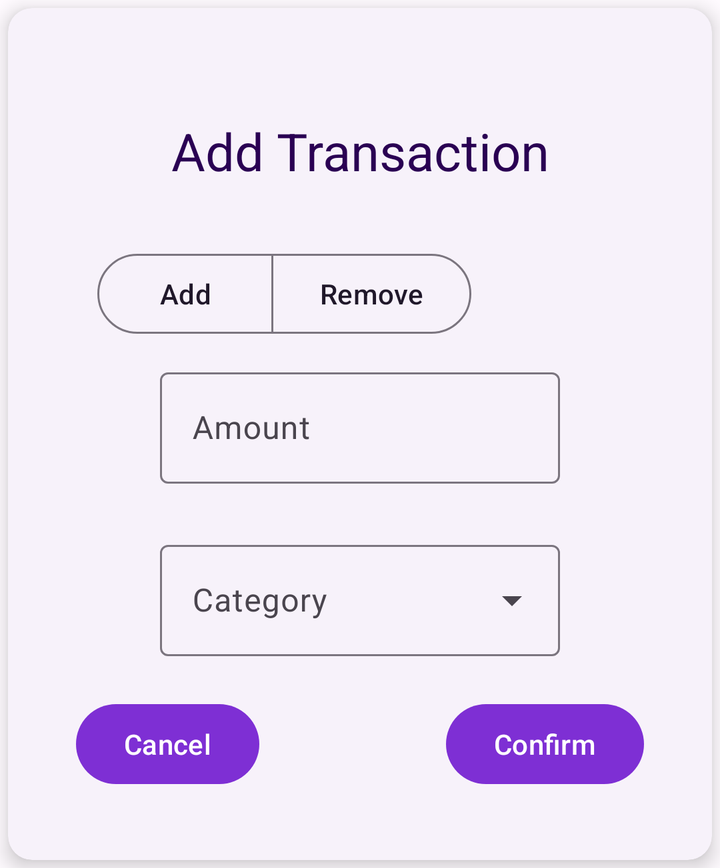
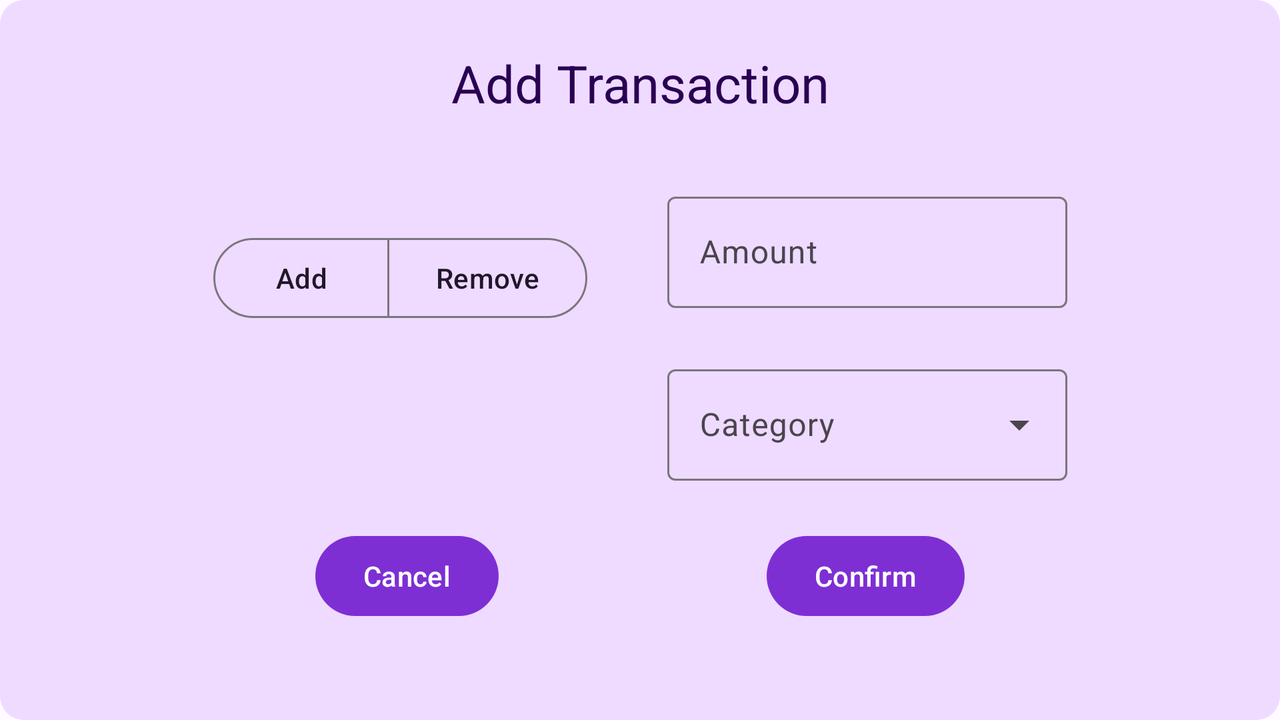

Two renders of one Android screen. The first uses the default layout on a phone; the second uses the alternative layout the repository ships for a different screen configuration, on a matching device. The two XML files are below.
<!-- AndroidManifest.xml: application theme Theme.MD3 -->
<!-- res/layout/trans_popup.xml -->
<?xml version="1.0" encoding="utf-8"?>
<com.google.android.material.card.MaterialCardView
    xmlns:android="http://schemas.android.com/apk/res/android"
    xmlns:tools="http://schemas.android.com/tools"
    xmlns:app="http://schemas.android.com/apk/res-auto"
    style="?attr/materialCardViewElevatedStyle"
    app:cardCornerRadius="12dp"
    android:layout_margin="4dp"
    app:cardElevation="6dp"
    android:layout_width="match_parent"
    android:layout_height="wrap_content">

<androidx.constraintlayout.widget.ConstraintLayout
    android:layout_width="match_parent"
    android:layout_height="wrap_content"
    android:padding="24dp"
    android:minWidth="260dp"
    android:orientation="vertical">

    <TextView
        android:id="@+id/popupTitle"
        android:layout_width="match_parent"
        android:layout_height="wrap_content"
        android:text="@string/add_transaction"
        android:textColor="?attr/colorOnPrimaryContainer"
        android:textSize="26sp"
        android:gravity="center"
        android:layout_marginTop="30dp"
        app:layout_constraintStart_toStartOf="parent"
        app:layout_constraintEnd_toEndOf="parent"
        app:layout_constraintTop_toTopOf="parent" />

    <com.google.android.material.button.MaterialButtonToggleGroup
        android:id="@+id/selectTransaction"
        android:layout_width="wrap_content"
        android:layout_height="wrap_content"
        app:selectionRequired="true"
        app:singleSelection="true"
        android:orientation="horizontal"
        android:layout_marginTop="30dp"
        android:layout_marginHorizontal="20dp"
        app:layout_constraintStart_toStartOf="parent"
        app:layout_constraintTop_toBottomOf="@id/popupTitle"
        app:layout_constraintEnd_toStartOf="@id/selectDate">

        <Button
            android:id="@+id/add"
            android:text="@string/add"
            style="?attr/materialButtonOutlinedStyle"
            android:backgroundTint="@drawable/button_color_selector"
            android:textColor="@drawable/button_text_color_selector"
            android:layout_width="wrap_content"
            android:layout_height="wrap_content" />

        <Button
            android:id="@+id/remove"
            android:text="@string/remove"
            style="?attr/materialButtonOutlinedStyle"
            android:backgroundTint="@drawable/button_color_selector"
            android:textColor="@drawable/button_text_color_selector"
            android:layout_width="wrap_content"
            android:layout_height="wrap_content"/>

    </com.google.android.material.button.MaterialButtonToggleGroup>

    <androidx.appcompat.widget.AppCompatImageView
        android:id="@+id/selectDate"
        android:src="@drawable/ic_calendar_24"
        android:tint="?attr/colorOnPrimaryContainer"
        android:layout_width="35dp"
        android:layout_height="35dp"
        android:layout_marginHorizontal="20dp"
        app:layout_constraintTop_toTopOf="@id/selectTransaction"
        app:layout_constraintBottom_toBottomOf="@id/selectTransaction"
        app:layout_constraintStart_toEndOf="@id/selectTransaction"
        app:layout_constraintEnd_toEndOf="parent" />

    <com.google.android.material.textfield.TextInputLayout
        android:id="@+id/amount"
        android:layout_width="200dp"
        android:layout_height="wrap_content"
        android:hint="@string/amount"
        app:suffixText="$"
        app:errorEnabled="true"
        android:layout_marginTop="10dp"
        app:layout_constraintTop_toBottomOf="@id/selectTransaction"
        app:layout_constraintStart_toStartOf="parent"
        app:layout_constraintEnd_toEndOf="parent">

        <com.google.android.material.textfield.TextInputEditText
            android:id="@+id/amountBox"
            android:inputType="numberDecimal"
            android:layout_width="200dp"
            android:layout_height="wrap_content"
            app:layout_constraintTop_toBottomOf="@id/emailText"
            app:layout_constraintStart_toStartOf="parent"
            app:layout_constraintEnd_toEndOf="parent"/>

    </com.google.android.material.textfield.TextInputLayout>

    <com.google.android.material.textfield.TextInputLayout
        android:id="@+id/categoryMenu"
        style="@style/Widget.Material3.TextInputLayout.OutlinedBox.ExposedDropdownMenu"
        android:layout_width="200dp"
        android:layout_height="wrap_content"
        android:hint="@string/category"
        android:layout_marginTop="5dp"
        app:layout_constraintStart_toStartOf="parent"
        app:layout_constraintEnd_toEndOf="parent"
        app:layout_constraintTop_toBottomOf="@id/amount">

        <AutoCompleteTextView
            android:layout_width="match_parent"
            android:layout_height="wrap_content"
            android:inputType="none"
            tools:ignore="LabelFor" />

    </com.google.android.material.textfield.TextInputLayout>

    <Button
        android:id="@+id/popupBack"
        android:layout_width="wrap_content"
        android:layout_height="wrap_content"
        android:layout_marginTop="20dp"
        android:layout_marginStart="10dp"
        android:layout_marginBottom="10dp"
        android:text="@string/cancel"
        app:layout_constraintTop_toBottomOf="@id/categoryMenu"
        app:layout_constraintBottom_toBottomOf="parent"
        app:layout_constraintStart_toStartOf="parent"/>

    <Button
        android:id="@+id/popupOk"
        android:layout_width="wrap_content"
        android:layout_height="wrap_content"
        android:layout_marginTop="20dp"
        android:layout_marginEnd="10dp"
        android:layout_marginBottom="10dp"
        android:text="@string/confirm"
        app:layout_constraintTop_toBottomOf="@id/categoryMenu"
        app:layout_constraintBottom_toBottomOf="parent"
        app:layout_constraintEnd_toEndOf="parent"/>

</androidx.constraintlayout.widget.ConstraintLayout>
</com.google.android.material.card.MaterialCardView>
<!-- resources referenced by this layout -->
<resources>
  <!-- drawable button_color_selector (drawable) -->
  <?xml version="1.0" encoding="utf-8"?>
  <selector xmlns:android="http://schemas.android.com/apk/res/android">
  
      <item android:state_checked="true"
          android:color="?attr/colorPrimary"/>
      <item android:state_checked="false"
          android:color="@android:color/transparent"/>
  
  
  </selector>
  <!-- drawable button_text_color_selector (drawable) -->
  <?xml version="1.0" encoding="utf-8"?>
  <selector xmlns:android="http://schemas.android.com/apk/res/android">
  
      <item android:state_checked="true"
          android:color="?attr/colorOnPrimary"/>
      <item android:state_checked="false"
          android:color="?attr/colorOnSecondaryContainer"/>
  
  </selector>
  <string name="add">Add</string>
  <string name="add_transaction">Add Transaction</string>
  <string name="amount">Amount</string>
  <string name="cancel">Cancel</string>
  <string name="category">Category</string>
  <string name="confirm">Confirm</string>
  <string name="remove">Remove</string>
  <color name="md_theme_light_primary">#7E2FD4</color>
  <color name="md_theme_light_onPrimary">#FFFFFF</color>
  <color name="md_theme_light_primaryContainer">#EEDBFF</color>
  <color name="md_theme_light_onPrimaryContainer">#2A0053</color>
  <color name="md_theme_light_secondary">#655A6F</color>
  <color name="md_theme_light_onSecondary">#FFFFFF</color>
  <color name="md_theme_light_secondaryContainer">#ECDDF7</color>
  <color name="md_theme_light_onSecondaryContainer">#20182A</color>
  <color name="md_theme_light_tertiary">#805159</color>
  <color name="md_theme_light_onTertiary">#FFFFFF</color>
  <color name="md_theme_light_tertiaryContainer">#FFD9DE</color>
  <color name="md_theme_light_onTertiaryContainer">#321018</color>
  <color name="md_theme_light_error">#BA1A1A</color>
  <color name="md_theme_light_errorContainer">#FFDAD6</color>
  <color name="md_theme_light_onError">#FFFFFF</color>
  <color name="md_theme_light_onErrorContainer">#410002</color>
  <color name="md_theme_light_background">#FFFBFF</color>
  <color name="md_theme_light_onBackground">#1D1B1E</color>
  <color name="md_theme_light_surface">#FFFBFF</color>
  <color name="md_theme_light_onSurface">#1D1B1E</color>
  <color name="md_theme_light_surfaceVariant">#E8E0EB</color>
  <color name="md_theme_light_onSurfaceVariant">#4A454E</color>
  <color name="md_theme_light_outline">#7B757F</color>
  <color name="md_theme_light_inverseOnSurface">#F5EFF4</color>
  <color name="md_theme_light_inverseSurface">#322F33</color>
</resources>
<!-- res/layout-land/trans_popup.xml (the repository's variant of the layout above) -->
<!-- drawn on the phone turned sideways -->
<?xml version="1.0" encoding="utf-8"?>
<androidx.constraintlayout.widget.ConstraintLayout xmlns:android="http://schemas.android.com/apk/res/android"
    xmlns:app="http://schemas.android.com/apk/res-auto"
    android:layout_width="match_parent"
    android:layout_height="match_parent"
    android:background="@drawable/dialog_rounded_bg"
    android:orientation="vertical"
    android:padding="24dp">

    <TextView
        android:id="@+id/popupTitle"
        android:layout_width="match_parent"
        android:layout_height="wrap_content"
        android:gravity="center"
        android:text="@string/add_transaction"
        android:textColor="?attr/colorOnPrimaryContainer"
        android:textSize="26sp"
        app:layout_constraintEnd_toEndOf="parent"
        app:layout_constraintStart_toStartOf="parent"
        app:layout_constraintTop_toTopOf="parent" />

    <LinearLayout
        android:id="@+id/linearLayout1"
        android:layout_width="wrap_content"
        android:layout_height="wrap_content"
        android:orientation="horizontal"
        app:layout_constraintBottom_toTopOf="@id/buttonsLayout"
        app:layout_constraintEnd_toEndOf="parent"
        app:layout_constraintStart_toStartOf="parent"
        app:layout_constraintTop_toBottomOf="@id/popupTitle">

        <androidx.constraintlayout.widget.ConstraintLayout
            android:layout_width="wrap_content"
            android:layout_height="wrap_content"
            android:layout_gravity="center"
            android:layout_marginEnd="20dp"
            android:layout_weight="1">

            <com.google.android.material.button.MaterialButtonToggleGroup
                android:id="@+id/selectTransaction"
                android:layout_width="wrap_content"
                android:layout_height="wrap_content"
                android:orientation="horizontal"
                app:layout_constraintEnd_toEndOf="parent"
                app:layout_constraintStart_toStartOf="parent"
                app:layout_constraintTop_toTopOf="parent"
                app:selectionRequired="true"
                app:singleSelection="true">

                <Button
                    android:id="@+id/add"
                    style="?attr/materialButtonOutlinedStyle"
                    android:layout_width="wrap_content"
                    android:layout_height="wrap_content"
                    android:backgroundTint="@drawable/button_color_selector"
                    android:text="@string/add"
                    android:textColor="@drawable/button_text_color_selector" />

                <Button
                    android:id="@+id/remove"
                    style="?attr/materialButtonOutlinedStyle"
                    android:layout_width="wrap_content"
                    android:layout_height="wrap_content"
                    android:backgroundTint="@drawable/button_color_selector"
                    android:text="@string/remove"
                    android:textColor="@drawable/button_text_color_selector" />

            </com.google.android.material.button.MaterialButtonToggleGroup>

            <androidx.appcompat.widget.AppCompatImageView
                android:id="@+id/selectDate"
                android:layout_width="35dp"
                android:layout_height="35dp"
                android:layout_marginTop="10dp"
                android:src="@drawable/ic_calendar_24"
                android:tint="?attr/colorOnPrimaryContainer"
                app:layout_constraintEnd_toEndOf="parent"
                app:layout_constraintStart_toStartOf="parent"
                app:layout_constraintTop_toBottomOf="@id/selectTransaction" />

        </androidx.constraintlayout.widget.ConstraintLayout>

        <androidx.constraintlayout.widget.ConstraintLayout
            android:layout_width="match_parent"
            android:layout_height="wrap_content"
            android:layout_gravity="center"
            android:layout_marginStart="20dp"
            android:layout_weight="1">

            <com.google.android.material.textfield.TextInputLayout
                android:id="@+id/amount"
                android:layout_width="200dp"
                android:layout_height="wrap_content"
                android:layout_marginTop="10dp"
                android:hint="@string/amount"
                app:errorEnabled="true"
                app:layout_constraintBottom_toTopOf="@id/categoryMenu"
                app:layout_constraintEnd_toEndOf="parent"
                app:layout_constraintStart_toStartOf="parent"
                app:layout_constraintTop_toTopOf="parent"
                app:suffixText="$">

                <com.google.android.material.textfield.TextInputEditText
                    android:id="@+id/amountBox"
                    android:layout_width="200dp"
                    android:layout_height="wrap_content"
                    android:inputType="numberDecimal"
                    app:layout_constraintEnd_toEndOf="parent"
                    app:layout_constraintStart_toStartOf="parent" />

            </com.google.android.material.textfield.TextInputLayout>

            <com.google.android.material.textfield.TextInputLayout
                android:id="@+id/categoryMenu"
                style="@style/Widget.Material3.TextInputLayout.OutlinedBox.ExposedDropdownMenu"
                android:layout_width="200dp"
                android:layout_height="wrap_content"
                android:layout_marginTop="5dp"
                android:hint="@string/category"
                app:layout_constraintBottom_toBottomOf="parent"
                app:layout_constraintEnd_toEndOf="parent"
                app:layout_constraintStart_toStartOf="parent"
                app:layout_constraintTop_toBottomOf="@id/amount">

                <AutoCompleteTextView
                    android:layout_width="match_parent"
                    android:layout_height="wrap_content"
                    android:inputType="none" />

            </com.google.android.material.textfield.TextInputLayout>

        </androidx.constraintlayout.widget.ConstraintLayout>

    </LinearLayout>

    <androidx.constraintlayout.widget.ConstraintLayout
        android:id="@+id/buttonsLayout"
        android:layout_width="match_parent"
        android:layout_height="wrap_content"
        app:layout_constraintTop_toBottomOf="@id/linearLayout1"
        app:layout_constraintBottom_toBottomOf="parent"
        app:layout_constraintEnd_toEndOf="parent"
        app:layout_constraintStart_toStartOf="parent">

        <Button
            android:id="@+id/popupBack"
            android:layout_width="wrap_content"
            android:layout_height="wrap_content"
            android:text="@string/cancel"
            app:layout_constraintEnd_toStartOf="@id/popupOk"
            app:layout_constraintStart_toStartOf="parent"
            app:layout_constraintTop_toTopOf="parent" />

        <Button
            android:id="@+id/popupOk"
            android:layout_width="wrap_content"
            android:layout_height="wrap_content"
            android:text="@string/confirm"
            app:layout_constraintEnd_toEndOf="parent"
            app:layout_constraintStart_toEndOf="@id/popupBack"
            app:layout_constraintTop_toTopOf="parent" />

    </androidx.constraintlayout.widget.ConstraintLayout>

</androidx.constraintlayout.widget.ConstraintLayout>
<!-- resources referenced by the variant -->
<!-- as the phone turned sideways resolves them -->
<resources>
  <!-- drawable button_color_selector (drawable) -->
  <?xml version="1.0" encoding="utf-8"?>
  <selector xmlns:android="http://schemas.android.com/apk/res/android">
  
      <item android:state_checked="true"
          android:color="?attr/colorPrimary"/>
      <item android:state_checked="false"
          android:color="@android:color/transparent"/>
  
  
  </selector>
  <!-- drawable button_text_color_selector (drawable) -->
  <?xml version="1.0" encoding="utf-8"?>
  <selector xmlns:android="http://schemas.android.com/apk/res/android">
  
      <item android:state_checked="true"
          android:color="?attr/colorOnPrimary"/>
      <item android:state_checked="false"
          android:color="?attr/colorOnSecondaryContainer"/>
  
  </selector>
  <!-- drawable dialog_rounded_bg (drawable) -->
  <?xml version="1.0" encoding="utf-8"?>
  <shape xmlns:android="http://schemas.android.com/apk/res/android"
      android:shape="rectangle">
      <solid android:color="?attr/colorPrimaryContainer"/>
      <corners android:radius="12dp"/>
  </shape>
  <string name="add">Add</string>
  <string name="add_transaction">Add Transaction</string>
  <string name="amount">Amount</string>
  <string name="cancel">Cancel</string>
  <string name="category">Category</string>
  <string name="confirm">Confirm</string>
  <string name="remove">Remove</string>
  <color name="md_theme_light_primary">#7E2FD4</color>
  <color name="md_theme_light_onPrimary">#FFFFFF</color>
  <color name="md_theme_light_primaryContainer">#EEDBFF</color>
  <color name="md_theme_light_onPrimaryContainer">#2A0053</color>
  <color name="md_theme_light_secondary">#655A6F</color>
  <color name="md_theme_light_onSecondary">#FFFFFF</color>
  <color name="md_theme_light_secondaryContainer">#ECDDF7</color>
  <color name="md_theme_light_onSecondaryContainer">#20182A</color>
  <color name="md_theme_light_tertiary">#805159</color>
  <color name="md_theme_light_onTertiary">#FFFFFF</color>
  <color name="md_theme_light_tertiaryContainer">#FFD9DE</color>
  <color name="md_theme_light_onTertiaryContainer">#321018</color>
  <color name="md_theme_light_error">#BA1A1A</color>
  <color name="md_theme_light_errorContainer">#FFDAD6</color>
  <color name="md_theme_light_onError">#FFFFFF</color>
  <color name="md_theme_light_onErrorContainer">#410002</color>
  <color name="md_theme_light_background">#FFFBFF</color>
  <color name="md_theme_light_onBackground">#1D1B1E</color>
  <color name="md_theme_light_surface">#FFFBFF</color>
  <color name="md_theme_light_onSurface">#1D1B1E</color>
  <color name="md_theme_light_surfaceVariant">#E8E0EB</color>
  <color name="md_theme_light_onSurfaceVariant">#4A454E</color>
  <color name="md_theme_light_outline">#7B757F</color>
  <color name="md_theme_light_inverseOnSurface">#F5EFF4</color>
  <color name="md_theme_light_inverseSurface">#322F33</color>
</resources>
